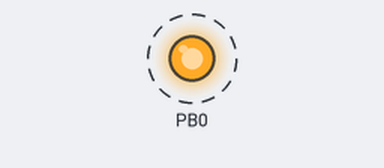
A program run on a simulated ATmega328P, built with avr-gcc and emulated at 16 MHz. On the bench: output pins drawn as LEDs (lit = HIGH). Dashed ring = blinking.

Above: at 0.1 s.
Timing chart, 0 to 3.0 s (numbered marks = the images above):
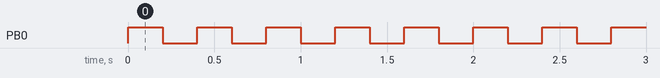

The program:

main.c
```c
/*
 * system 2 in bit-wises hift.c
 *
 * Created: 2/19/2022 12:03:38 PM
 * Author : Madushan
 */

#include <avr/io.h>
#define F_CPU 16000000UL
#include <util/delay.h>

int main(void)
{

	DDRB = DDRB | (1<<0);
    while (1)
    {
		PORTB = PORTB | (1<<0);
		_delay_ms(200);
		PORTB = PORTB & ~(1<<0);
		_delay_ms(200);
    }
return 0;
}
```

Measured:
- by itself, PB0: alternates HIGH for 0.20 s and LOW for 0.20 s
